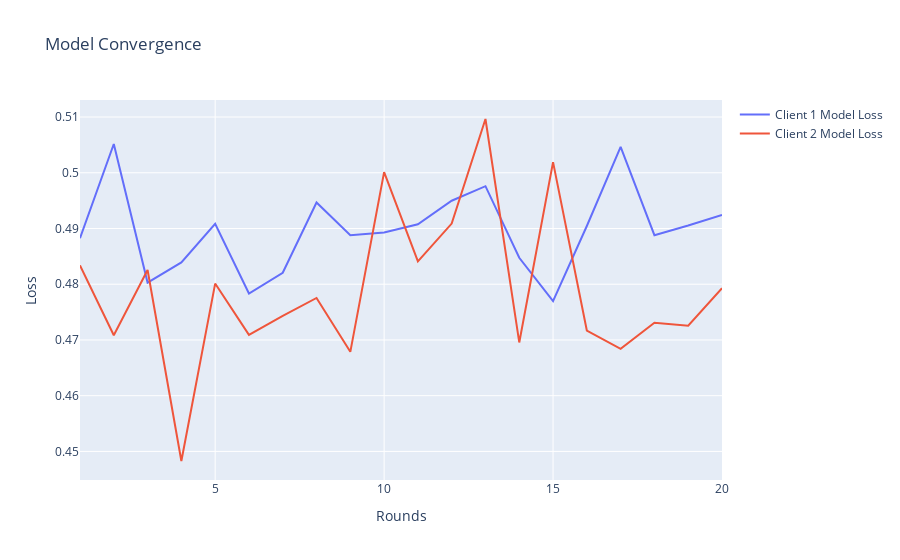

Write notebook code for a chart like this one.
### Code cell
rounds = np.arange(1, len(C1_model_loss) + 1)

fig = go.Figure()

fig.add_trace(go.Scatter(x=rounds, y=C1_model_loss, mode='lines', name='Client 1 Model Loss'))
fig.add_trace(go.Scatter(x=rounds, y=C2_model_loss, mode='lines', name='Client 2 Model Loss'))

fig.update_layout(
    title='Model Convergence',
    xaxis=dict(title='Rounds'),
    yaxis=dict(title='Loss')
)

fig.show()

### Figure 1 — Plotly figure (JSON) as saved in the notebook; plotly's stock layout.template omitted (floating-point values rounded to 4 significant figures)
{"data": [{"mode": "lines", "name": "Client 1 Model Loss", "type": "scatter", "x": [1, 2, 3, 4, 5, 6, 7, 8, 9, 10, 11, 12, 13, 14, 15, 16, 17, 18, 19, 20], "y": [0.4883, 0.5052, 0.4803, 0.4839, 0.4908, 0.4783, 0.482, 0.4947, 0.4888, 0.4893, 0.4908, 0.495, 0.4976, 0.4847, 0.477, 0.4905, 0.5046, 0.4888, 0.4905, 0.4924]}, {"mode": "lines", "name": "Client 2 Model Loss", "type": "scatter", "x": [1, 2, 3, 4, 5, 6, 7, 8, 9, 10, 11, 12, 13, 14, 15, 16, 17, 18, 19, 20], "y": [0.4834, 0.4708, 0.4825, 0.4483, 0.4801, 0.4709, 0.4743, 0.4775, 0.4679, 0.5001, 0.4841, 0.4909, 0.5096, 0.4695, 0.5019, 0.4717, 0.4684, 0.4731, 0.4725, 0.4793]}], "layout": {"title": {"text": "Model Convergence"}, "xaxis": {"title": {"text": "Rounds"}}, "yaxis": {"title": {"text": "Loss"}}}}
